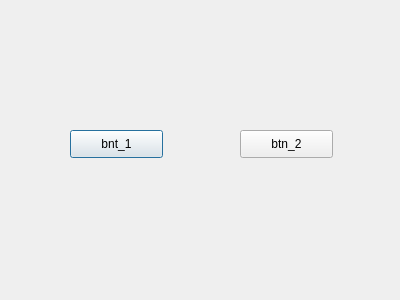
<?xml version="1.0" encoding="UTF-8"?>
<ui version="4.0">
 <class>Dialog</class>
 <widget class="QDialog" name="Dialog">
  <property name="geometry">
   <rect>
    <x>0</x>
    <y>0</y>
    <width>400</width>
    <height>300</height>
   </rect>
  </property>
  <property name="windowTitle">
   <string>Dialog</string>
  </property>
  <widget class="QPushButton" name="btn_1">
   <property name="geometry">
    <rect>
     <x>70</x>
     <y>130</y>
     <width>93</width>
     <height>28</height>
    </rect>
   </property>
   <property name="text">
    <string>bnt_1</string>
   </property>
  </widget>
  <widget class="QPushButton" name="btn_2">
   <property name="geometry">
    <rect>
     <x>240</x>
     <y>130</y>
     <width>93</width>
     <height>28</height>
    </rect>
   </property>
   <property name="text">
    <string>btn_2</string>
   </property>
  </widget>
 </widget>
 <resources/>
 <connections/>
</ui>
